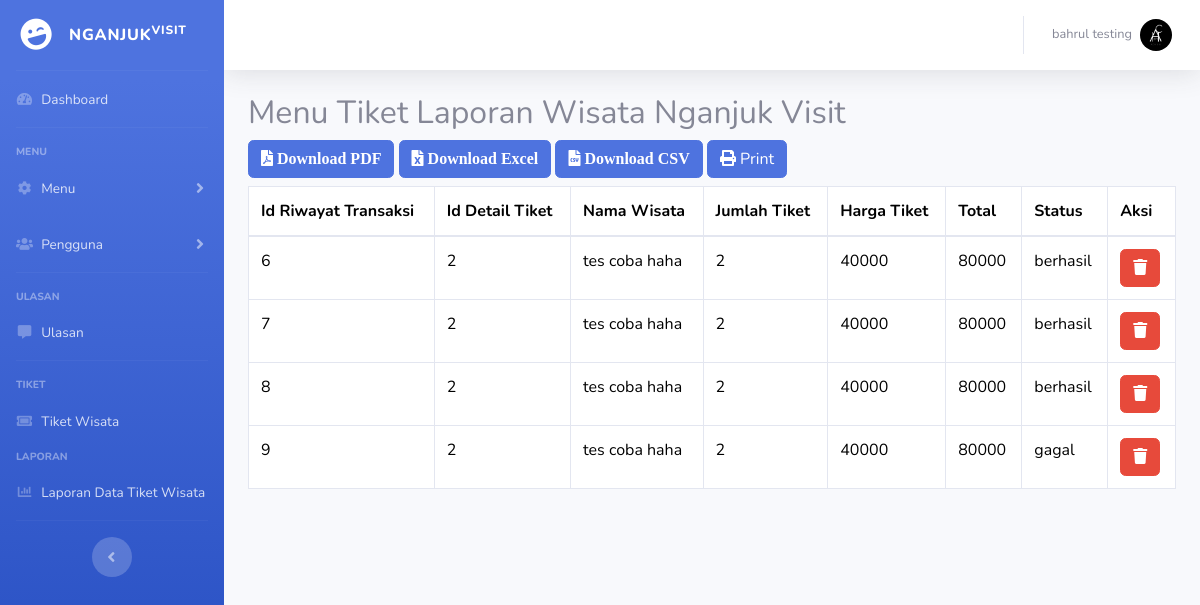
Before: /admin/admin_laporan_tiket.php (signed in) with the older database file.
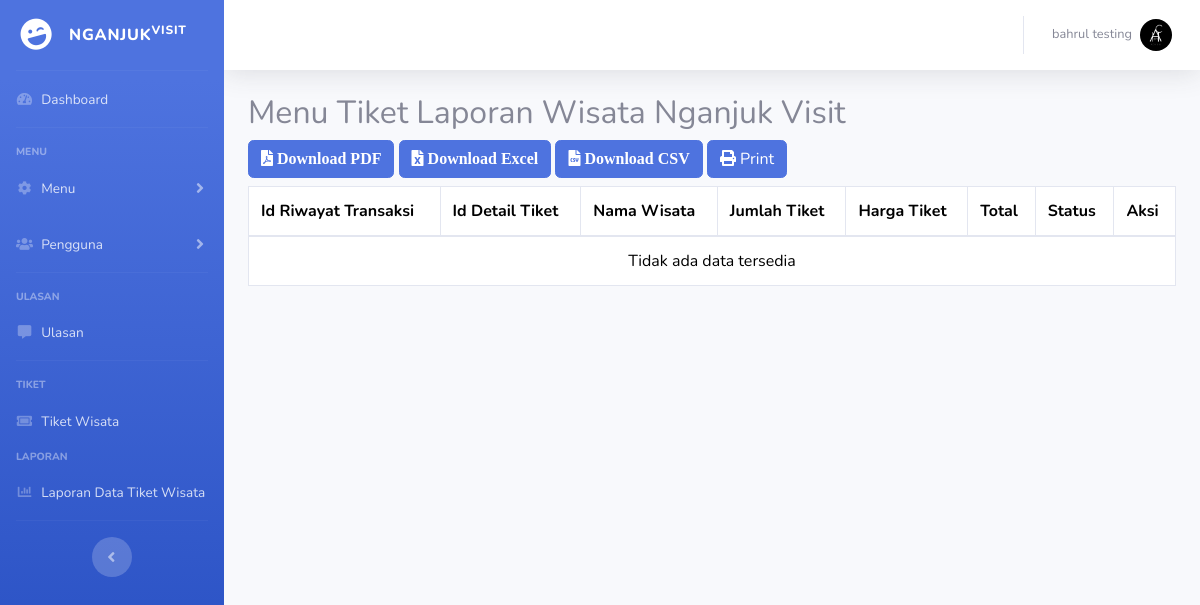
After: the same page with the newer database file.
### tables this page shows
CREATE TABLE `user` (
  `id_user` int(12) NOT NULL,
  `email` varchar(255) NOT NULL,
  `nama` varchar(255) NOT NULL,
  `role` enum('admin','pengelola','user') NOT NULL,
  `password` varchar(255) NOT NULL,
  `alamat` varchar(255) NOT NULL,
  `gambar` varchar(255) DEFAULT NULL,
  `kode_otp` varchar(50) DEFAULT NULL,
  `expired_otp` datetime DEFAULT NULL,
  `status` enum('active','inactive') NOT NULL DEFAULT 'active',
  `ket_wisata` varchar(200) DEFAULT NULL,
  `no_hp` varchar(50) DEFAULT NULL,
  `token` varchar(255) NOT NULL,
  `expired_token` datetime DEFAULT NULL
);

CREATE TABLE `riwayat_transaksi_tiket_wisata` (
  `id_transaksi` int(12) NOT NULL,
  `id_detail_tiket` int(12) NOT NULL,
  `nama_wisata` varchar(200) NOT NULL,
  `jumlah_tiket` int(12) NOT NULL,
  `harga_tiket` int(12) NOT NULL,
  `total` int(12) NOT NULL,
  `status` enum('berhasil','gagal') NOT NULL
);

### admin/laporan_tiket.php (the view, shortened to what this page needs)
<?php
include("../koneksi.php");
$conn = $koneksi;
$sqlq = "SELECT * FROM riwayat_transaksi_tiket_wisata";
$stm = $conn->prepare($sqlq);
$stm->execute();
$result = $stm->get_result();
$riwayat = $result->fetch_all(MYSQLI_ASSOC);
?>
<div class="container-fluid mb-3">
    <h2 class="mb-2">Menu Tiket Laporan Wisata Nganjuk Visit</h2>
    <div class="mb-2">
        <button class="btn btn-primary mb-1 mb-lg-0" onclick="window.location.href='../controllers/download_laporan_pdf.php'"><i class="fas fa-file-pdf"> Download PDF</i></button>
        <button class="btn btn-primary mb-1 mb-lg-0" onclick="window.location.href='../controllers/download_laporan_excel.php'"><i class="fas fa-file-excel"> Download Excel</i></button>
        <button class="btn btn-primary mb-1 mb-lg-0" onclick="window.location.href='../controllers/download_laporan_csv.php'"><i class="fas fa-file-csv"> Download CSV</i></button>
        <button class="btn btn-primary mb-1 mb-lg-0" onclick="window.open('../controllers/download_laporan_print.php?token=<?php echo $_SESSION['print_token']; ?>', '_blank');"><i class="fas fa-print"></i> Print</button>
    </div>
    <div class="table-responsive">
        <table class="table table-bordered" id="dataTable" width="100%" cellspacing="0">
            <thead>
                <tr>
                    <th>Id Riwayat Transaksi</th>
                    <th>Id Detail Tiket</th>
                    <th>Nama Wisata</th>
                    <th>Jumlah Tiket</th>
                    <th>Harga Tiket</th>
                    <th>Total</th>
                    <th>Status</th>
                    <th>Aksi</th>
                </tr>
            </thead>
            <tbody>
                <?php if ($riwayat): ?>
                    <?php foreach ($riwayat as $row): ?>
                        <tr>
                            <td><?php echo htmlspecialchars($row['id_transaksi']); ?></td>
                            <td><?php echo htmlspecialchars($row['id_detail_tiket']); ?></td>
                            <td><?php echo htmlspecialchars($row['nama_wisata']); ?></td>
                            <td><?php echo htmlspecialchars($row['jumlah_tiket']); ?></td>
                            <td><?php echo htmlspecialchars($row['harga_tiket']); ?></td>
                            <td><?php echo htmlspecialchars($row['total']); ?></td>
                            <td><?php echo htmlspecialchars($row['status']); ?></td>
                            <td>
                                <button class="btn btn-danger" data-id="<?php echo htmlspecialchars($row['id_transaksi']); ?>" data-target="#hapusModal" data-toggle="modal">
                                    <i class="fas fa-trash"></i>
                                </button>
                            </td>
                        </tr>
                    <?php endforeach; ?>
                <?php else: ?>
                    <tr>
                        <td colspan="8" class="text-center">Tidak ada data tersedia</td>
                    </tr>
                <?php endif; ?>
            </tbody>
        </table>
    </div>
</div>

### admin/admin_laporan_tiket.php (shortened to what this page needs)
<!DOCTYPE html>
<html lang="en">
<head>
    <link rel="stylesheet" href="../bootstrap/css/bootstrap.css">
    <link href="../vendor/fontawesome-free/css/all.min.css" rel="stylesheet" type="text/css">
    <link href="../vendor/css/sb-admin-2.min.css" rel="stylesheet">
</head>
<body id="page-top">
    <div id="wrapper">
        <?php include("sidebar.php"); ?>
        <div id="content-wrapper" class="d-flex flex-column">
            <div id="content">
                <?php include("nav.php"); ?>
                <?php include("laporan_tiket.php"); ?>
            </div>
        </div>
    </div>
</body>
</html>

### admin/sidebar.php (shortened to what this page needs)
<ul class="navbar-nav bg-gradient-primary sidebar sidebar-dark accordion" id="accordionSidebar">
    <a class="sidebar-brand d-flex align-items-center justify-content-center" href="index.php">
        <div class="sidebar-brand-icon rotate-n-15">
            <i class="fas fa-laugh-wink"></i>
        </div>
        <div class="sidebar-brand-text mx-3">Nganjuk<sup>Visit</sup></div>
    </a>
    <hr class="sidebar-divider my-0">
    <li class="nav-item">
        <a class="nav-link" href="index.php">
            <i class="fas fa-fw fa-tachometer-alt"></i>
            <span>Dashboard</span></a>
    </li>
    <hr class="sidebar-divider">
    <div class="sidebar-heading">
        Menu
    </div>
    <li class="nav-item">
        <a class="nav-link collapsed" href="#" data-toggle="collapse" data-target="#collapseTwo"
            aria-expanded="true" aria-controls="collapseTwo">
            <i class="fas fa-fw fa-cog"></i>
            <span>Menu</span>
        </a>
    </li>
    <li class="nav-item">
        <a class="nav-link collapsed" href="#" data-toggle="collapse" data-target="#collapseUtilities"
            aria-expanded="true" aria-controls="collapseUtilities">
            <i class="fas fa-fw fa-users"></i>
            <span>Pengguna</span>
        </a>
    </li>
    <hr class="sidebar-divider">
    <div class="sidebar-heading">
        Ulasan
    </div>
    <li class="nav-item">
        <a class="nav-link" href="admin_ulasan.php">
            <i class="fas fa-fw fa-comment-alt"></i>
            <span>Ulasan</span></a>
    </li>
    <hr class="sidebar-divider">
    <div class="sidebar-heading">
        Tiket
    </div>
    <li class="nav-item">
        <a class="nav-link" href="admin_boking_tiket.php">
            <i class="fas fa-fw fa-ticket-alt"></i>
            <span>Tiket Wisata</span></a>
    </li>
    <div class="sidebar-heading">
        Laporan
    </div>
    <li class="nav-item">
        <a class="nav-link" href="admin_laporan_tiket.php">
            <i class="fas fa-fw fa-chart-bar"></i>
            <span>Laporan Data Tiket Wisata</span></a>
    </li>
    <hr class="sidebar-divider d-none d-md-block">
    <div class="text-center d-none d-md-inline">
        <button class="rounded-circle border-0" id="sidebarToggle"></button>
    </div>
</ul>

### admin/nav.php (shortened to what this page needs)
<?php
include("../koneksi.php");
$conn = $koneksi;
$id_user = $_SESSION['user_id'];
$sql = "SELECT gambar FROM user WHERE id_user = ?";
$stmt = $conn->prepare($sql);
$stmt->bind_param("i", $id_user);
$stmt->execute();
$result = $stmt->get_result();
$user = $result->fetch_assoc();
$gambar_profil = !empty($user['gambar']) ? "../public/gambar/" . $user['gambar'] : "../public/gambar/avatar_profile.jpg";
$gambar_profil .= '?v=' . time();
?>
<nav class="navbar navbar-expand navbar-light bg-white topbar mb-4 static-top shadow">
    <ul class="navbar-nav ml-auto">
        <li class="nav-item dropdown no-arrow">
            <a class="nav-link dropdown-toggle" href="#" id="userDropdown" role="button"
                data-toggle="dropdown" aria-haspopup="true" aria-expanded="false">
                <span class="mr-2 d-none d-lg-inline text-gray-600 small"><?= htmlspecialchars($_SESSION['nama']); ?></span>
                <img id="profileNavImage" class="img-profile rounded-circle" src="<?= htmlspecialchars($gambar_profil); ?>" alt="Foto Profil">
            </a>
        </li>
    </ul>
</nav>

Changed rows visible on the page:
removed riwayat_transaksi_tiket_wisata: id_transaksi "6", id_detail_tiket "2", nama_wisata "tes coba haha", jumlah_tiket "2", harga_tiket "40000", total "80000", status "berhasil"
removed riwayat_transaksi_tiket_wisata: id_transaksi "7", id_detail_tiket "2", nama_wisata "tes coba haha", jumlah_tiket "2", harga_tiket "40000", total "80000", status "berhasil"
removed riwayat_transaksi_tiket_wisata: id_transaksi "8", id_detail_tiket "2", nama_wisata "tes coba haha", jumlah_tiket "2", harga_tiket "40000", total "80000", status "berhasil"
removed riwayat_transaksi_tiket_wisata: id_transaksi "9", id_detail_tiket "2", nama_wisata "tes coba haha", jumlah_tiket "2", harga_tiket "40000", total "80000", status "gagal"
Other visible differences:
text now shown: "Tidak ada data tersedia"
